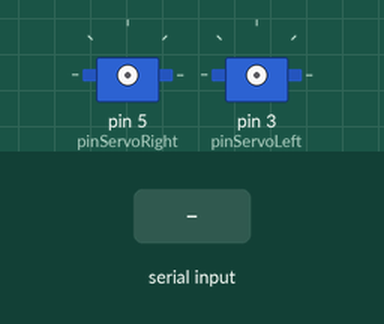
The sketch below on a simulated Arduino Uno, built with avr-gcc and run on an emulated ATmega328P. Parts: 2 × servo. The test bench sets the inputs (shaded band).

Above: at 1.2 s.
1.3 s: "f" received over Serial
2.8 s: "b" received over Serial
At 3.5 s:
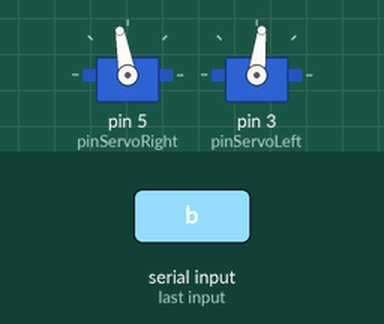
4.3 s: "s" received over Serial
At 4.6 s:
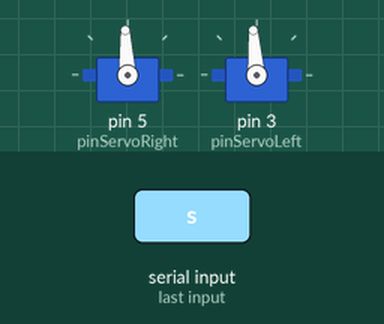
Timing chart, 0 to 7.3 s (numbered marks = the images above; inputs shaded):
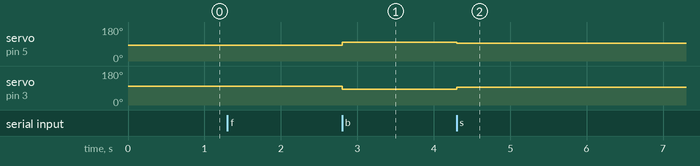

Measured:
- after the input at 2.8 s, servo on pin 5 (pinServoRight): 84° → 100° at once; servo on pin 3 (pinServoLeft): 100° → 83° at once
- after the input at 4.3 s, servo on pin 5 (pinServoRight): 100° → 93° at once; servo on pin 3 (pinServoLeft): 83° → 94° at once

The sketch:

Nano33_Motoren_Updated.ino
```cpp
// Nano 33 BLE servo control with separate calibration per servo.
// Same commands as the original sketch: 'f' forward, 'b' backward, 's' stop.
// Serial: 9600 baud.

#include <Servo.h>

Servo servoRight;
Servo servoLeft;

byte pinFeedbackLeft = 2;
byte pinServoLeft = 3;
byte pinFeedbackRight = 4;
byte pinServoRight = 5;

// ---- Calibration ----
int stopLeft  = 94;   // left wheel stands still
int stopRight = 93;   // right wheel stands still

// Forward (already almost perfect)
int speedLeftFwd   = 6;
int speedRightFwd  = 9;

// Backward (tune separately)
int speedLeftBack  = 11;   // left was too slow -> increase
int speedRightBack = 7;   // or decrease this if right is still faster

// --------------------------------------------------------------------

// Servos are mounted mirrored, so "forward" is + on the left and - on the right
int forwardsLeft   = stopLeft  + speedLeftFwd;
int backwardsLeft  = stopLeft  - speedLeftBack;
int forwardsRight  = stopRight - speedRightFwd;
int backwardsRight = stopRight + speedRightBack;

char keyCommand;

void drive(int valueLeft, int valueRight) {
  servoRight.attach(pinServoRight);
  servoLeft.attach(pinServoLeft);
  servoRight.write(valueRight);
  servoLeft.write(valueLeft);
  delay(500);
  servoRight.detach();
  servoLeft.detach();
}

void setup() {
  Serial.begin(9600);
  pinMode(pinFeedbackRight, INPUT);
  pinMode(pinFeedbackLeft, INPUT);
}

void loop() {
  if (Serial.available() > 0) {
    keyCommand = Serial.read();

    switch (keyCommand) {
      case 'f': drive(forwardsLeft,  forwardsRight);  break;
      case 'b': drive(backwardsLeft, backwardsRight); break;
      case 's': drive(stopLeft,      stopRight);      break;
      default: break;   // ignores '\n', '\r' and unknown characters
    }
  }
}
```
